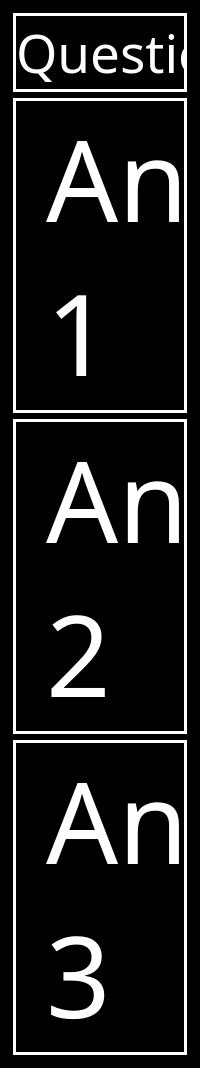
          <widget class="QWidget" name="trivia_questionPage3">
           <property name="palette">
            <palette>
             <active>
              <colorrole role="Button">
               <brush brushstyle="SolidPattern">
                <color alpha="255">
                 <red>0</red>
                 <green>0</green>
                 <blue>0</blue>
                </color>
               </brush>
              </colorrole>
              <colorrole role="Text">
               <brush brushstyle="SolidPattern">
                <color alpha="255">
                 <red>255</red>
                 <green>255</green>
                 <blue>255</blue>
                </color>
               </brush>
              </colorrole>
              <colorrole role="Base">
               <brush brushstyle="SolidPattern">
                <color alpha="255">
                 <red>0</red>
                 <green>0</green>
                 <blue>0</blue>
                </color>
               </brush>
              </colorrole>
              <colorrole role="Window">
               <brush brushstyle="SolidPattern">
                <color alpha="255">
                 <red>0</red>
                 <green>0</green>
                 <blue>0</blue>
                </color>
               </brush>
              </colorrole>
             </active>
             <inactive>
              <colorrole role="Button">
               <brush brushstyle="SolidPattern">
                <color alpha="255">
                 <red>0</red>
                 <green>0</green>
                 <blue>0</blue>
                </color>
               </brush>
              </colorrole>
              <colorrole role="Text">
               <brush brushstyle="SolidPattern">
                <color alpha="255">
                 <red>255</red>
                 <green>255</green>
                 <blue>255</blue>
                </color>
               </brush>
              </colorrole>
              <colorrole role="Base">
               <brush brushstyle="SolidPattern">
                <color alpha="255">
                 <red>0</red>
                 <green>0</green>
                 <blue>0</blue>
                </color>
               </brush>
              </colorrole>
              <colorrole role="Window">
               <brush brushstyle="SolidPattern">
                <color alpha="255">
                 <red>0</red>
                 <green>0</green>
                 <blue>0</blue>
                </color>
               </brush>
              </colorrole>
             </inactive>
             <disabled>
              <colorrole role="Button">
               <brush brushstyle="SolidPattern">
                <color alpha="255">
                 <red>0</red>
                 <green>0</green>
                 <blue>0</blue>
                </color>
               </brush>
              </colorrole>
              <colorrole role="Text">
               <brush brushstyle="SolidPattern">
                <color alpha="255">
                 <red>159</red>
                 <green>158</green>
                 <blue>158</blue>
                </color>
               </brush>
              </colorrole>
              <colorrole role="Base">
               <brush brushstyle="SolidPattern">
                <color alpha="255">
                 <red>0</red>
                 <green>0</green>
                 <blue>0</blue>
                </color>
               </brush>
              </colorrole>
              <colorrole role="Window">
               <brush brushstyle="SolidPattern">
                <color alpha="255">
                 <red>0</red>
                 <green>0</green>
                 <blue>0</blue>
                </color>
               </brush>
              </colorrole>
             </disabled>
            </palette>
           </property>
           <property name="font">
            <font>
             <pointsize>8</pointsize>
            </font>
           </property>
           <layout class="QHBoxLayout" name="horizontalLayout" stretch="0">
            <item>
             <layout class="QVBoxLayout" name="verticalLayout_5" stretch="15,22,22,22">
              <property name="sizeConstraint">
               <enum>QLayout::SetFixedSize</enum>
              </property>
              <property name="leftMargin">
               <number>2</number>
              </property>
              <property name="topMargin">
               <number>2</number>
              </property>
              <property name="rightMargin">
               <number>2</number>
              </property>
              <property name="bottomMargin">
               <number>2</number>
              </property>
              <item>
               <widget class="QLabel" name="label_mt4_1">
                <property name="sizePolicy">
                 <sizepolicy hsizetype="Ignored" vsizetype="Ignored">
                  <horstretch>0</horstretch>
                  <verstretch>15</verstretch>
                 </sizepolicy>
                </property>
                <property name="minimumSize">
                 <size>
                  <width>0</width>
                  <height>0</height>
                 </size>
                </property>
                <property name="palette">
                 <palette>
                  <active>
                   <colorrole role="WindowText">
                    <brush brushstyle="SolidPattern">
                     <color alpha="255">
                      <red>255</red>
                      <green>255</green>
                      <blue>255</blue>
                     </color>
                    </brush>
                   </colorrole>
                   <colorrole role="Button">
                    <brush brushstyle="SolidPattern">
                     <color alpha="255">
                      <red>0</red>
                      <green>0</green>
                      <blue>0</blue>
                     </color>
                    </brush>
                   </colorrole>
                   <colorrole role="Base">
                    <brush brushstyle="SolidPattern">
                     <color alpha="255">
                      <red>0</red>
                      <green>0</green>
                      <blue>0</blue>
                     </color>
                    </brush>
                   </colorrole>
                   <colorrole role="Window">
                    <brush brushstyle="SolidPattern">
                     <color alpha="255">
                      <red>0</red>
                      <green>0</green>
                      <blue>0</blue>
                     </color>
                    </brush>
                   </colorrole>
                  </active>
                  <inactive>
                   <colorrole role="WindowText">
                    <brush brushstyle="SolidPattern">
                     <color alpha="255">
                      <red>255</red>
                      <green>255</green>
                      <blue>255</blue>
                     </color>
                    </brush>
                   </colorrole>
                   <colorrole role="Button">
                    <brush brushstyle="SolidPattern">
                     <color alpha="255">
                      <red>0</red>
                      <green>0</green>
                      <blue>0</blue>
                     </color>
                    </brush>
                   </colorrole>
                   <colorrole role="Base">
                    <brush brushstyle="SolidPattern">
                     <color alpha="255">
                      <red>0</red>
                      <green>0</green>
                      <blue>0</blue>
                     </color>
                    </brush>
                   </colorrole>
                   <colorrole role="Window">
                    <brush brushstyle="SolidPattern">
                     <color alpha="255">
                      <red>0</red>
                      <green>0</green>
                      <blue>0</blue>
                     </color>
                    </brush>
                   </colorrole>
                  </inactive>
                  <disabled>
                   <colorrole role="WindowText">
                    <brush brushstyle="SolidPattern">
                     <color alpha="255">
                      <red>159</red>
                      <green>158</green>
                      <blue>158</blue>
                     </color>
                    </brush>
                   </colorrole>
                   <colorrole role="Button">
                    <brush brushstyle="SolidPattern">
                     <color alpha="255">
                      <red>0</red>
                      <green>0</green>
                      <blue>0</blue>
                     </color>
                    </brush>
                   </colorrole>
                   <colorrole role="Base">
                    <brush brushstyle="SolidPattern">
                     <color alpha="255">
                      <red>0</red>
                      <green>0</green>
                      <blue>0</blue>
                     </color>
                    </brush>
                   </colorrole>
                   <colorrole role="Window">
                    <brush brushstyle="SolidPattern">
                     <color alpha="255">
                      <red>0</red>
                      <green>0</green>
                      <blue>0</blue>
                     </color>
                    </brush>
                   </colorrole>
                  </disabled>
                 </palette>
                </property>
                <property name="font">
                 <font>
                  <family>Droid Sans</family>
                  <pointsize>40</pointsize>
                 </font>
                </property>
                <property name="styleSheet">
                 <string notr="true"/>
                </property>
                <property name="frameShape">
                 <enum>QFrame::Box</enum>
                </property>
                <property name="lineWidth">
                 <number>3</number>
                </property>
                <property name="text">
                 <string>&lt;html&gt;&lt;head/&gt;&lt;body&gt;&lt;p&gt;&lt;span style=&quot; color:#ffffff;&quot;&gt;Question&lt;/span&gt;&lt;/p&gt;&lt;/body&gt;&lt;/html&gt;</string>
                </property>
                <property name="wordWrap">
                 <bool>true</bool>
                </property>
                <property name="margin">
                 <number>20</number>
                </property>
                <property name="indent">
                 <number>0</number>
                </property>
               </widget>
              </item>
              <item>
               <widget class="QLabel" name="label_mt4_2">
                <property name="sizePolicy">
                 <sizepolicy hsizetype="Ignored" vsizetype="Ignored">
                  <horstretch>0</horstretch>
                  <verstretch>22</verstretch>
                 </sizepolicy>
                </property>
                <property name="palette">
                 <palette>
                  <active>
                   <colorrole role="WindowText">
                    <brush brushstyle="SolidPattern">
                     <color alpha="255">
                      <red>255</red>
                      <green>255</green>
                      <blue>255</blue>
                     </color>
                    </brush>
                   </colorrole>
                   <colorrole role="Button">
                    <brush brushstyle="SolidPattern">
                     <color alpha="255">
                      <red>0</red>
                      <green>0</green>
                      <blue>0</blue>
                     </color>
                    </brush>
                   </colorrole>
                   <colorrole role="Base">
                    <brush brushstyle="SolidPattern">
                     <color alpha="255">
                      <red>0</red>
                      <green>0</green>
                      <blue>0</blue>
                     </color>
                    </brush>
                   </colorrole>
                   <colorrole role="Window">
                    <brush brushstyle="SolidPattern">
                     <color alpha="255">
                      <red>0</red>
                      <green>0</green>
                      <blue>0</blue>
                     </color>
                    </brush>
                   </colorrole>
                  </active>
                  <inactive>
                   <colorrole role="WindowText">
                    <brush brushstyle="SolidPattern">
                     <color alpha="255">
                      <red>255</red>
                      <green>255</green>
                      <blue>255</blue>
                     </color>
                    </brush>
                   </colorrole>
                   <colorrole role="Button">
                    <brush brushstyle="SolidPattern">
                     <color alpha="255">
                      <red>0</red>
                      <green>0</green>
                      <blue>0</blue>
                     </color>
                    </brush>
                   </colorrole>
                   <colorrole role="Base">
                    <brush brushstyle="SolidPattern">
                     <color alpha="255">
                      <red>0</red>
                      <green>0</green>
                      <blue>0</blue>
                     </color>
                    </brush>
                   </colorrole>
                   <colorrole role="Window">
                    <brush brushstyle="SolidPattern">
                     <color alpha="255">
                      <red>0</red>
                      <green>0</green>
                      <blue>0</blue>
                     </color>
                    </brush>
                   </colorrole>
                  </inactive>
                  <disabled>
                   <colorrole role="WindowText">
                    <brush brushstyle="SolidPattern">
                     <color alpha="255">
                      <red>159</red>
                      <green>158</green>
                      <blue>158</blue>
                     </color>
                    </brush>
                   </colorrole>
                   <colorrole role="Button">
                    <brush brushstyle="SolidPattern">
                     <color alpha="255">
                      <red>0</red>
                      <green>0</green>
                      <blue>0</blue>
                     </color>
                    </brush>
                   </colorrole>
                   <colorrole role="Base">
                    <brush brushstyle="SolidPattern">
                     <color alpha="255">
                      <red>0</red>
                      <green>0</green>
                      <blue>0</blue>
                     </color>
                    </brush>
                   </colorrole>
                   <colorrole role="Window">
                    <brush brushstyle="SolidPattern">
                     <color alpha="255">
                      <red>0</red>
                      <green>0</green>
                      <blue>0</blue>
                     </color>
                    </brush>
                   </colorrole>
                  </disabled>
                 </palette>
                </property>
                <property name="font">
                 <font>
                  <family>Droid Sans</family>
                  <pointsize>85</pointsize>
                 </font>
                </property>
                <property name="styleSheet">
                 <string notr="true"/>
                </property>
                <property name="frameShape">
                 <enum>QFrame::Box</enum>
                </property>
                <property name="lineWidth">
                 <number>3</number>
                </property>
                <property name="text">
                 <string>&lt;html&gt;&lt;head/&gt;&lt;body&gt;&lt;p&gt;&lt;span style=&quot; color:#ffffff;&quot;&gt;Answer 1&lt;/span&gt;&lt;/p&gt;&lt;/body&gt;&lt;/html&gt;</string>
                </property>
                <property name="wordWrap">
                 <bool>true</bool>
                </property>
                <property name="margin">
                 <number>20</number>
                </property>
               </widget>
              </item>
              <item>
               <widget class="QLabel" name="label_mt4_3">
                <property name="sizePolicy">
                 <sizepolicy hsizetype="Ignored" vsizetype="Ignored">
                  <horstretch>0</horstretch>
                  <verstretch>22</verstretch>
                 </sizepolicy>
                </property>
                <property name="palette">
                 <palette>
                  <active>
                   <colorrole role="WindowText">
                    <brush brushstyle="SolidPattern">
                     <color alpha="255">
                      <red>255</red>
                      <green>255</green>
                      <blue>255</blue>
                     </color>
                    </brush>
                   </colorrole>
                   <colorrole role="Button">
                    <brush brushstyle="SolidPattern">
                     <color alpha="255">
                      <red>0</red>
                      <green>0</green>
                      <blue>0</blue>
                     </color>
                    </brush>
                   </colorrole>
                   <colorrole role="Base">
                    <brush brushstyle="SolidPattern">
                     <color alpha="255">
                      <red>0</red>
                      <green>0</green>
                      <blue>0</blue>
                     </color>
                    </brush>
                   </colorrole>
                   <colorrole role="Window">
                    <brush brushstyle="SolidPattern">
                     <color alpha="255">
                      <red>0</red>
                      <green>0</green>
                      <blue>0</blue>
                     </color>
                    </brush>
                   </colorrole>
                  </active>
                  <inactive>
                   <colorrole role="WindowText">
                    <brush brushstyle="SolidPattern">
                     <color alpha="255">
                      <red>255</red>
                      <green>255</green>
                      <blue>255</blue>
                     </color>
                    </brush>
                   </colorrole>
                   <colorrole role="Button">
                    <brush brushstyle="SolidPattern">
                     <color alpha="255">
                      <red>0</red>
                      <green>0</green>
                      <blue>0</blue>
                     </color>
                    </brush>
                   </colorrole>
                   <colorrole role="Base">
                    <brush brushstyle="SolidPattern">
                     <color alpha="255">
                      <red>0</red>
                      <green>0</green>
                      <blue>0</blue>
                     </color>
                    </brush>
                   </colorrole>
                   <colorrole role="Window">
                    <brush brushstyle="SolidPattern">
                     <color alpha="255">
                      <red>0</red>
                      <green>0</green>
                      <blue>0</blue>
                     </color>
                    </brush>
                   </colorrole>
                  </inactive>
                  <disabled>
                   <colorrole role="WindowText">
                    <brush brushstyle="SolidPattern">
                     <color alpha="255">
                      <red>159</red>
                      <green>158</green>
                      <blue>158</blue>
                     </color>
                    </brush>
                   </colorrole>
                   <colorrole role="Button">
                    <brush brushstyle="SolidPattern">
                     <color alpha="255">
                      <red>0</red>
                      <green>0</green>
                      <blue>0</blue>
                     </color>
                    </brush>
                   </colorrole>
                   <colorrole role="Base">
                    <brush brushstyle="SolidPattern">
                     <color alpha="255">
                      <red>0</red>
                      <green>0</green>
                      <blue>0</blue>
                     </color>
                    </brush>
                   </colorrole>
                   <colorrole role="Window">
                    <brush brushstyle="SolidPattern">
                     <color alpha="255">
                      <red>0</red>
                      <green>0</green>
                      <blue>0</blue>
                     </color>
                    </brush>
                   </colorrole>
                  </disabled>
                 </palette>
                </property>
                <property name="font">
                 <font>
                  <family>Droid Sans</family>
                  <pointsize>85</pointsize>
                 </font>
                </property>
                <property name="styleSheet">
                 <string notr="true"/>
                </property>
                <property name="frameShape">
                 <enum>QFrame::Box</enum>
                </property>
                <property name="lineWidth">
                 <number>3</number>
                </property>
                <property name="text">
                 <string>&lt;html&gt;&lt;head/&gt;&lt;body&gt;&lt;p&gt;&lt;span style=&quot; color:#ffffff;&quot;&gt;Answer 2&lt;/span&gt;&lt;/p&gt;&lt;/body&gt;&lt;/html&gt;</string>
                </property>
                <property name="wordWrap">
                 <bool>true</bool>
                </property>
                <property name="margin">
                 <number>20</number>
                </property>
               </widget>
              </item>
              <item>
               <widget class="QLabel" name="label_mt4_4">
                <property name="sizePolicy">
                 <sizepolicy hsizetype="Ignored" vsizetype="Ignored">
                  <horstretch>0</horstretch>
                  <verstretch>22</verstretch>
                 </sizepolicy>
                </property>
                <property name="palette">
                 <palette>
                  <active>
                   <colorrole role="WindowText">
                    <brush brushstyle="SolidPattern">
                     <color alpha="255">
                      <red>255</red>
                      <green>255</green>
                      <blue>255</blue>
                     </color>
                    </brush>
                   </colorrole>
                   <colorrole role="Button">
                    <brush brushstyle="SolidPattern">
                     <color alpha="255">
                      <red>0</red>
                      <green>0</green>
                      <blue>0</blue>
                     </color>
                    </brush>
                   </colorrole>
                   <colorrole role="Base">
                    <brush brushstyle="SolidPattern">
                     <color alpha="255">
                      <red>0</red>
                      <green>0</green>
                      <blue>0</blue>
                     </color>
                    </brush>
                   </colorrole>
                   <colorrole role="Window">
                    <brush brushstyle="SolidPattern">
                     <color alpha="255">
                      <red>0</red>
                      <green>0</green>
                      <blue>0</blue>
                     </color>
                    </brush>
                   </colorrole>
                  </active>
                  <inactive>
                   <colorrole role="WindowText">
                    <brush brushstyle="SolidPattern">
                     <color alpha="255">
                      <red>255</red>
                      <green>255</green>
                      <blue>255</blue>
                     </color>
                    </brush>
                   </colorrole>
                   <colorrole role="Button">
                    <brush brushstyle="SolidPattern">
                     <color alpha="255">
                      <red>0</red>
                      <green>0</green>
                      <blue>0</blue>
                     </color>
                    </brush>
                   </colorrole>
                   <colorrole role="Base">
                    <brush brushstyle="SolidPattern">
                     <color alpha="255">
                      <red>0</red>
                      <green>0</green>
                      <blue>0</blue>
                     </color>
                    </brush>
                   </colorrole>
                   <colorrole role="Window">
                    <brush brushstyle="SolidPattern">
                     <color alpha="255">
                      <red>0</red>
                      <green>0</green>
                      <blue>0</blue>
                     </color>
                    </brush>
                   </colorrole>
                  </inactive>
                  <disabled>
                   <colorrole role="WindowText">
                    <brush brushstyle="SolidPattern">
                     <color alpha="255">
                      <red>159</red>
                      <green>158</green>
                      <blue>158</blue>
                     </color>
                    </brush>
                   </colorrole>
                   <colorrole role="Button">
                    <brush brushstyle="SolidPattern">
                     <color alpha="255">
                      <red>0</red>
                      <green>0</green>
                      <blue>0</blue>
                     </color>
                    </brush>
                   </colorrole>
                   <colorrole role="Base">
                    <brush brushstyle="SolidPattern">
                     <color alpha="255">
                      <red>0</red>
                      <green>0</green>
                      <blue>0</blue>
                     </color>
                    </brush>
                   </colorrole>
                   <colorrole role="Window">
                    <brush brushstyle="SolidPattern">
                     <color alpha="255">
                      <red>0</red>
                      <green>0</green>
                      <blue>0</blue>
                     </color>
                    </brush>
                   </colorrole>
                  </disabled>
                 </palette>
                </property>
                <property name="font">
                 <font>
                  <family>Droid Sans</family>
                  <pointsize>85</pointsize>
                 </font>
                </property>
                <property name="styleSheet">
                 <string notr="true"/>
                </property>
                <property name="frameShape">
                 <enum>QFrame::Box</enum>
                </property>
                <property name="lineWidth">
                 <number>3</number>
                </property>
                <property name="text">
                 <string>&lt;html&gt;&lt;head/&gt;&lt;body&gt;&lt;p&gt;&lt;span style=&quot; color:#ffffff;&quot;&gt;Answer 3&lt;/span&gt;&lt;/p&gt;&lt;/body&gt;&lt;/html&gt;</string>
                </property>
                <property name="textFormat">
                 <enum>Qt::RichText</enum>
                </property>
                <property name="wordWrap">
                 <bool>true</bool>
                </property>
                <property name="margin">
                 <number>20</number>
                </property>
               </widget>
              </item>
             </layout>
            </item>
           </layout>
          </widget>
